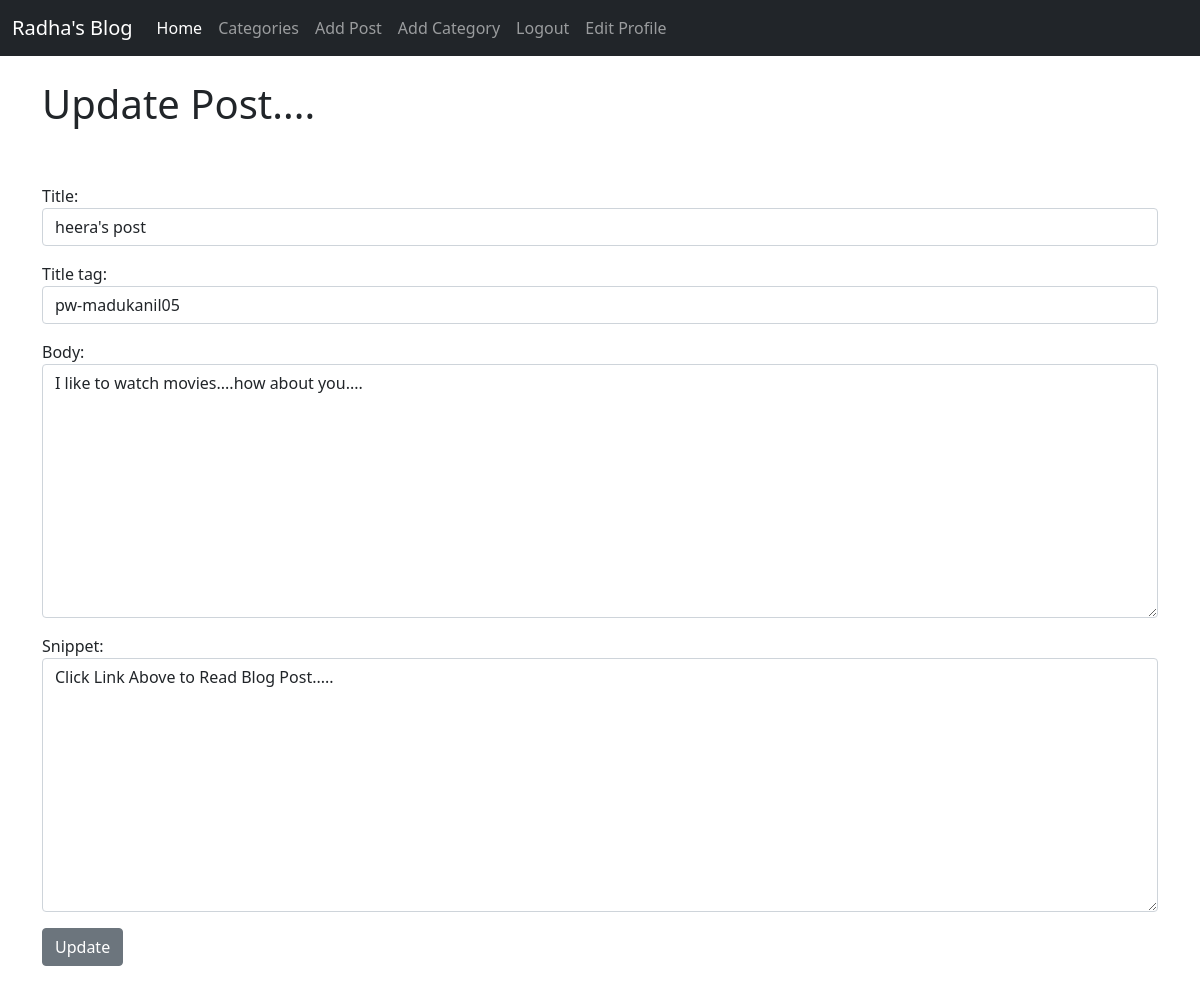
The app's page /article/edit/14 (signed in) with its own data.
### theblog/models.py (models this page shows, shortened)
class Post(models.Model):
	title = models.CharField(max_length=255)
	title_tag = models.CharField(max_length=255)
	author = models.ForeignKey(User, on_delete=models.CASCADE)
	body = RichTextField(blank=True, null=True)
	post_date = models.DateField(auto_now_add=True)
	category = models.CharField(max_length=255, default='coding')
	snippet = models.CharField(max_length=255)
	likes = models.ManyToManyField(User, related_name='blog_posts')

### theblog/views.py (the view)
# urls.py: path('article/edit/<int:pk>',UpdatePostView.as_view(),name='update_post'),
class UpdatePostView(UpdateView):
	model = Post
	form_class = EditForm
	template_name = 'update_post.html'

### theblog/forms.py
class EditForm(forms.ModelForm):
	class Meta:
		model = Post
		fields = ('title', 'title_tag','body','snippet')
		widgets = {
			'title':forms.TextInput(attrs={'class':'form-control'}),
			'title_tag':forms.TextInput(attrs={'class':'form-control'}),
			'body':forms.Textarea(attrs={'class':'form-control'}),
			'snippet' :forms.Textarea(attrs={'class':'form-control'}),
		}

### theblog/templates/update_post.html (shortened to what this page needs)
{% extends 'base.html' %}
{% block content %}
{% if user.is_authenticated %}
	{% if user.id == post.author.id %}
		<h1>Update Post....</h1>
		<br/><br/>
		<div class="mb-3">
			<form method = "POST">
				{{ form.as_p }}
				<button class="btn btn-secondary">Update</button>
		</div>
	{% else %}
		You are not allowed here! (and you know it.....)
	{% endif %}
{% else %}
	You are not allowed here! (and you know it.....)
{% endif %}
{% endblock %}

### records on screen
Post: title "heera's post", title_tag "pw-madukanil05", body "I like to watch movies....how about you....", snippet "Click Link Above to Read Blog Post....."
